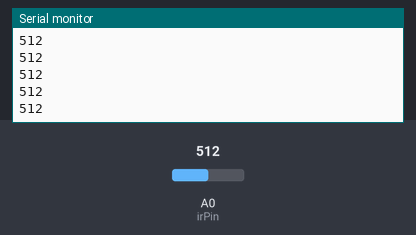
A sketch run on a simulated ESP8266 (NodeMCU). Parts: the last lines printed to the serial monitor. Inputs (shaded band) come from the test bench; at power-on: A0 (irPin) = 512. WiFi joins after 1.5 s; servers stay silent unless stated.

Above: at 3.0 s.
3.1 s: A0 (irPin) set to 716
At 3.11 s:
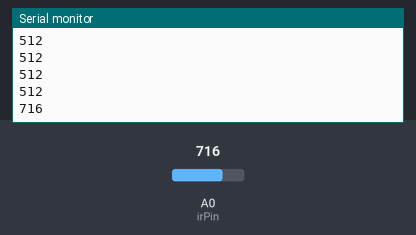
4.6 s: A0 (irPin) set to 900
At 4.61 s:
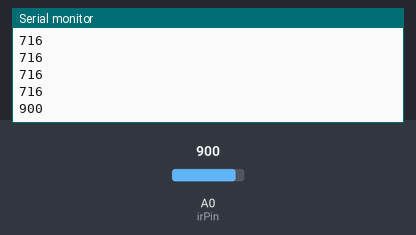
Timing chart, 0 to 7.6 s (numbered marks = the images above; inputs shaded):
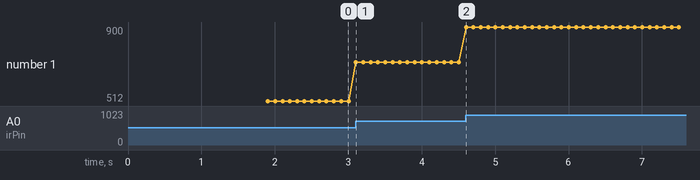

The sketch:

sketch_mar28b.ino
```cpp
#define BLYNK_TEMPLATE_ID "TMPL7B5AtGnu"
#define BLYNK_TEMPLATE_NAME "Electrolert"
#define BLYNK_AUTH_TOKEN "pyuL6jJS23y963kyBNi8mZPkT15yPzan"

#define BLYNK_PRINT Serial
#include <ESP8266WiFi.h>
#include <BlynkSimpleEsp8266.h>


const int irPin = A0;
bool eventTrigger = false;
int interval = 1000;

char ssid[] = "Ayy";
char pass[] = "hellcat9";

BlynkTimer timer;

void myTimerEvent(){

   int irValue = analogRead(irPin);
   Serial.println(irValue);

   Blynk.virtualWrite(V0, irValue);

   if (irValue > 220 && eventTrigger == false){

    eventTrigger = true;
    Blynk.logEvent("irValue", "The fluid is below set level");

  }
  else if (irValue < 200){
    eventTrigger = false;
  }
}

void setup()
{
  Serial.begin(115200);
  Blynk.begin(BLYNK_AUTH_TOKEN, ssid, pass);
  timer.setInterval(100L, myTimerEvent);

}

void loop(){

  Blynk.run();
  timer.run();
}
```

Measured:
- after the input at 3.1 s, the serial monitor: prints a new line at once (image 1)
- after the input at 4.6 s, the serial monitor: prints a new line at once (image 2)
- plotted number 1: 512 → 716 after the input at 3.1 s, 716 → 900 after the input at 4.6 s
